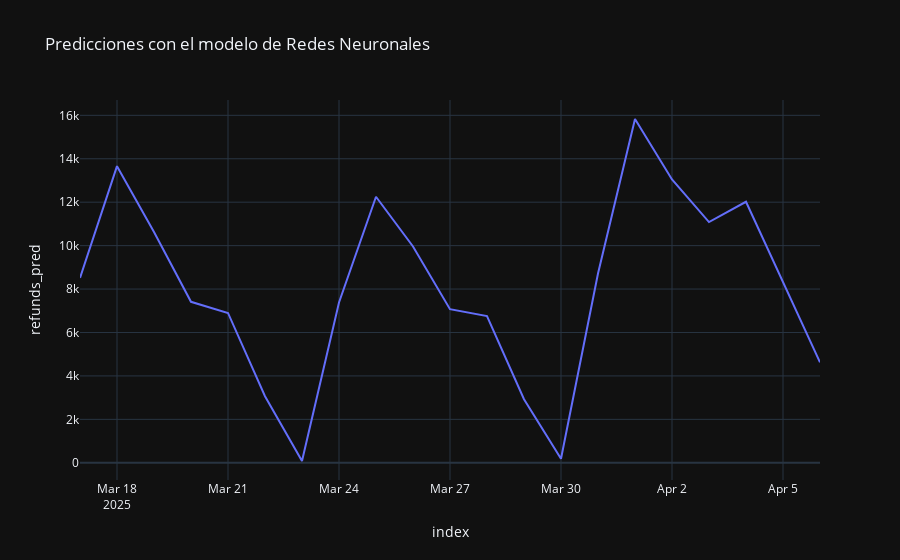

The notebook cell saved with this chart:
### Code cell
fig = px.line(future_w_feature, x=future_w_feature.index, y ='refunds_pred', template='plotly_dark', title='Predicciones con el modelo de Redes Neuronales')
fig.show()

### Figure 1 — Plotly figure (JSON) as saved in the notebook; plotly's stock layout.template omitted (floating-point values rounded to 4 significant figures)
{"data": [{"hovertemplate": "index=%{x}<br>refunds_pred=%{y}<extra></extra>", "legendgroup": "", "line": {"color": "#636efa", "dash": "solid"}, "marker": {"symbol": "circle"}, "mode": "lines", "name": "", "orientation": "v", "showlegend": false, "type": "scatter", "x": ["2025-03-17T00:00:00", "2025-03-18T00:00:00", "2025-03-19T00:00:00", "2025-03-20T00:00:00", "2025-03-21T00:00:00", "2025-03-22T00:00:00", "2025-03-23T00:00:00", "2025-03-24T00:00:00", "2025-03-25T00:00:00", "2025-03-26T00:00:00", "2025-03-27T00:00:00", "2025-03-28T00:00:00", "2025-03-29T00:00:00", "2025-03-30T00:00:00", "2025-03-31T00:00:00", "2025-04-01T00:00:00", "2025-04-02T00:00:00", "2025-04-03T00:00:00", "2025-04-04T00:00:00", "2025-04-05T00:00:00", "2025-04-06T00:00:00"], "xaxis": "x", "y": [8516.0, 13660.0, 10630.0, 7413.0, 6899.0, 3064.0, 82.06, 7379.0, 12250.0, 9959.0, 7075.0, 6755.0, 2926.0, 183.3, 8713.0, 15830.0, 13050.0, 11080.0, 12020.0, 8310.0, 4627.0], "yaxis": "y"}], "layout": {"legend": {"tracegroupgap": 0}, "title": {"text": "Predicciones con el modelo de Redes Neuronales"}, "xaxis": {"anchor": "y", "domain": [0, 1], "title": {"text": "index"}}, "yaxis": {"anchor": "x", "domain": [0, 1], "title": {"text": "refunds_pred"}}}}
